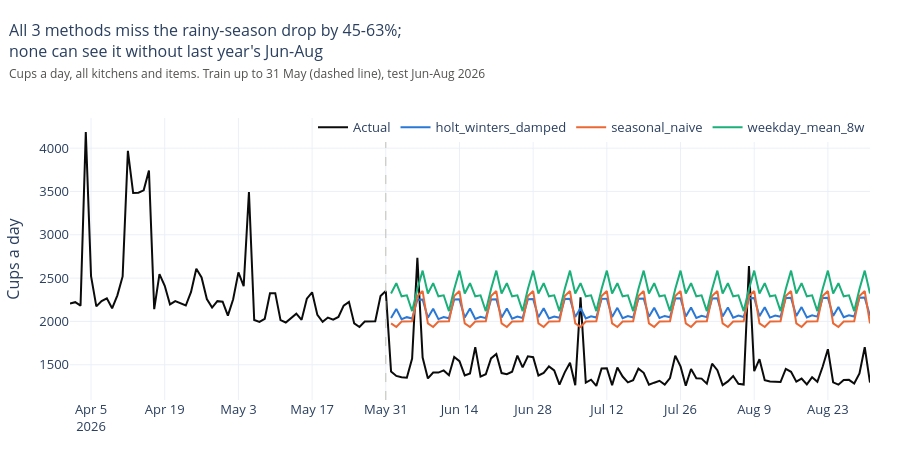

This figure's notebook cell:
### Code cell
hist = p[(p["date"] >= "2026-04-01") & (p["date"] <= "2026-08-31")].groupby("date")["sold"].sum()
fig = go.Figure()
fig.add_scatter(x=hist.index, y=hist, name="Actual", mode="lines", line=dict(color=INK, width=2))
for (name, g), color in zip(fb.groupby("method"), [UP, "#eb6834", "#1baf7a"]):
    s = g.groupby("date")["forecast"].sum()
    fig.add_scatter(x=s.index, y=s, name=name, mode="lines", line=dict(color=color, width=2))
fig.add_vline(x=pd.Timestamp("2026-05-31").timestamp() * 1000, line=dict(color="#c3c2b7", dash="dash", width=1))
fig.update_layout(
    title=subtitle(f"All 3 methods miss the rainy-season drop by {main['bias_pct'].min():.0f}-{main['bias_pct'].max():.0f}%; "
                   "none can see it without last year's Jun-Aug",
                   "Cups a day, all kitchens and items. Train up to 31 May (dashed line), test Jun-Aug 2026"),
    yaxis_title="Cups a day", height=460, legend=dict(orientation="h", y=1.02, x=1, xanchor="right"))
fig.show()
